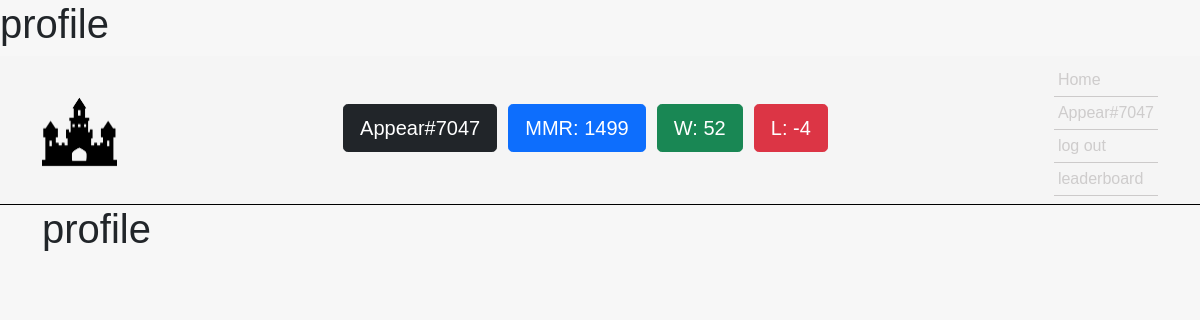
The page /profile (signed in) on the database its author committed.
### website/models.py (models this page shows, shortened)
class Player(db.Model):
    id = db.Column(db.Integer, primary_key=True)
    username = db.Column(db.String(50))
    mmr = db.Column(db.Integer)
    wins = db.Column(db.Integer)
    loss = db.Column(db.Integer)
    icon_id = db.Column(db.Integer)
    player_date_created = db.Column(db.DateTime(timezone=True), default=func.now())

### website/views.py (the view)
@views.route('/profile')
@login_required
def player():
    player = get_player_info(current_user.id)
    return render_template('profile.html',user=current_user, player=player)

### website/__init__.py (called while the page is built)
def create_app():
    application = Flask(__name__)
    application.config['SECRET_KEY'] = "helloworld"
    application.config['SQLALCHEMY_DATABASE_URI'] = f'sqlite:///{DB_NAME}'
    application.config['SQLALCHEMY_TRACK_MODIFICATIONS'] = False
    db.init_app(application)
    from .views import views
    from .auth import auth
    from .apis import apis
    application.register_blueprint(views, url_prefix="/")
    application.register_blueprint(auth, url_prefix="/")
    application.register_blueprint(apis, url_prefix="/api/")
    from .models import User
    login_manager = LoginManager()
    login_manager.login_view = "auth.login"
    login_manager.init_app(application)
    @login_manager.user_loader
    def load_user(id):
        return User.query.get(int(id))
    return application

### website/functions/player_processing.py (called while the page is built)
def get_player_info(u_id):
    p_name = User.query.filter_by(id=u_id).first()
    if p_name is not None:
        x = p_name.username
        u_name = Player.query.filter_by(username=x).first()
        return u_name

### website/templates/profile.html
{% extends 'base.html' %}
{% block head %}
<h1> profile </h1>
{% endblock %}
{% block body %}
<h1> profile </h1>
{% endblock %}

### website/templates/base.html (shortened to what this page needs)
<!DOCTYPE html>
<html lang="en">
<head>
    <link href="https://cdn.jsdelivr.net/npm/bootstrap@5.1.3/dist/css/bootstrap.min.css" rel="stylesheet">
    <link rel="stylesheet" href="{{ url_for('static', filename='css/main.css') }}">
    {% block head %}{% endblock %}
</head>
<body>
  <nav class="navbar sticky-top navbar-main">
    <div class="container">
      <div class="logo-container">
        <img src="{{url_for('static', filename='images/castle-logo.png')}}" class="logo"/>
      </div>
      <div class="py-2">
      {% if user.is_authenticated %}
      <h1>
        <button type="button" class="btn btn-dark btn-lg">{{ player.username }}</button>
        <button type="button" class="btn btn-primary btn-lg">MMR: {{ player.mmr }}</button>
        <button type="button" class="btn btn-success btn-lg">W: {{ player.wins }}</button>
        <button type="button" class="btn btn-danger btn-lg">L: {{ player.loss }}</button>
        </h1>
        {% endif %}
      </div>
      <div class="navbar-links">
        <div class="navbar-nav">
          <a class="navbar-link active" aria-current="page" href="/home">Home</a>
          {% if user.is_authenticated %}
          <a class="navbar-link active" href="/profile">{{player.username}}</a>
          <a class="navbar-link active" href="/logout">log out</a>
          {% else %}
          <a class="navbar-link active" href="/login">login</a>
          <a class="navbar-link active" href="/sign_up">sign up</a>
          {% endif %}
          <a class="navbar-link active" href="/leaderboard">leaderboard</a>
        </div>
      </div>
    </div>
  </nav>
    <div class="container">{% block body %}{% endblock %}</div>
</body>
</html>

### website/static/css/main.css (style rules this page uses)
:root { --color-bg-nav: #f5f5f5; --color-bg-body: #F7F7F7; }
body { margin: 0; font-family: sans-serif; background-color: var(--color-bg-body); }
img { height: 100%; width: 100%; object-fit: contain; }
.logo-container { height: 75px; width: 75px; }
.navbar-main { background-color: var(--color-bg-nav); border-bottom: 1px black solid; }
.navbar-links { display: flex; flex-direction: row; }
.navbar-link { color: rgba(185, 182, 182, 0.664); text-decoration: none; }
.navbar-link { border-bottom: 1px solid rgba(185, 182, 182, 0.664); padding: 0.25rem; }

### rows shown on the page
Player: username "Appear#7047", mmr "1499", wins "52", loss "-4"
